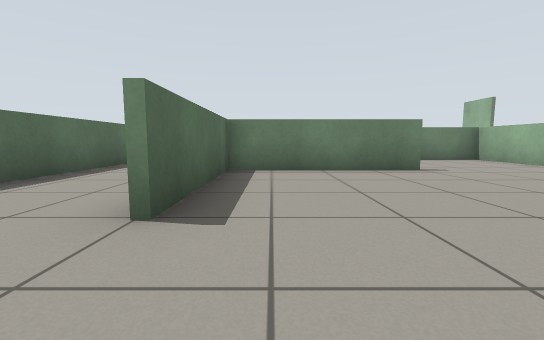
[1] (above)

17 first-person views from a walk through a robot-simulator world made for Gazebo. The camera is 0.57 m above the floor, tilts 6° down and sees 90° across. The floor is counted in squares, 1 m on a side. Each view is taken from the middle of a square. On the plan, view 1 faces up. The plan holds only what a view shows up to about 9 squares ahead; the rest is blank. The robots in the file are not drawn.

[2]
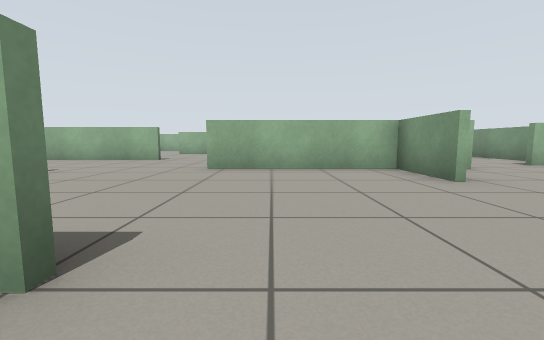

[3]
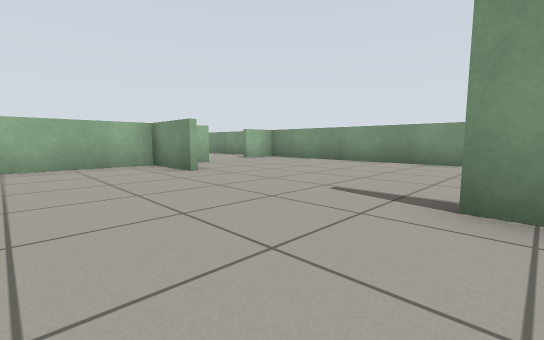

[4]
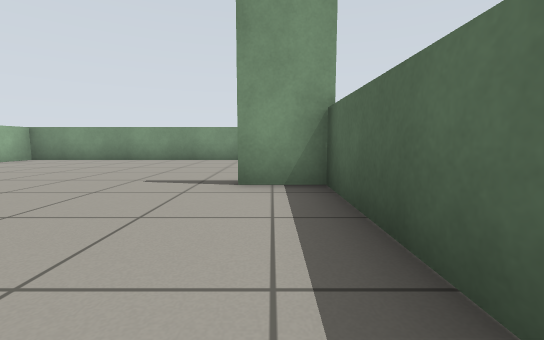

[5]
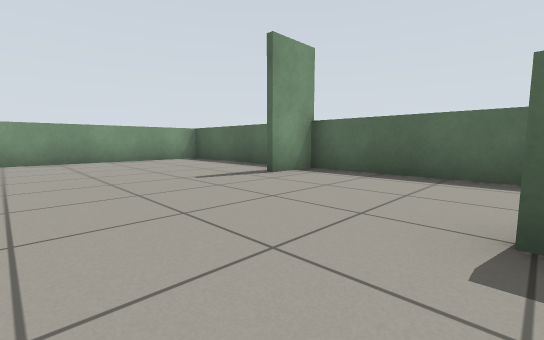

[6]
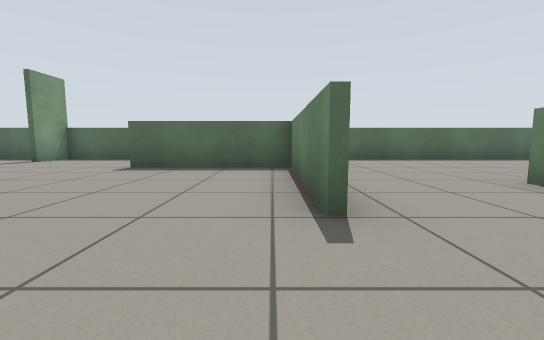

[7]
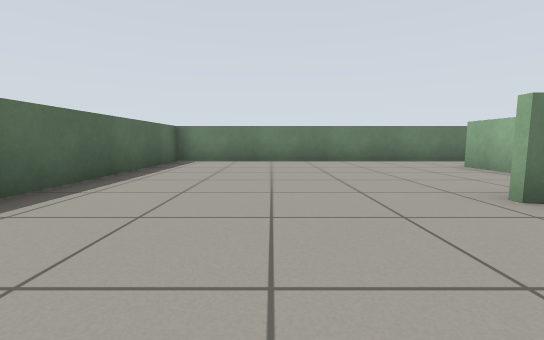

[8]
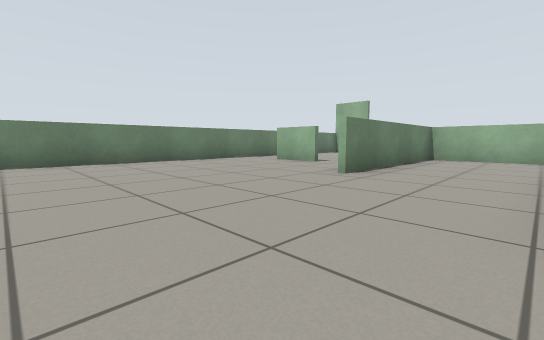

[9]
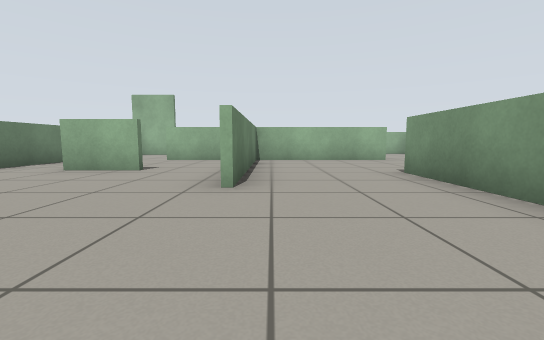

[10]
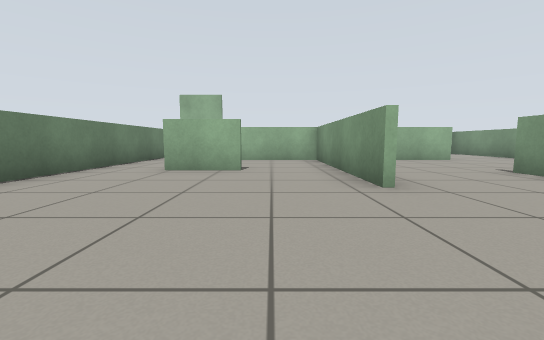

[11]
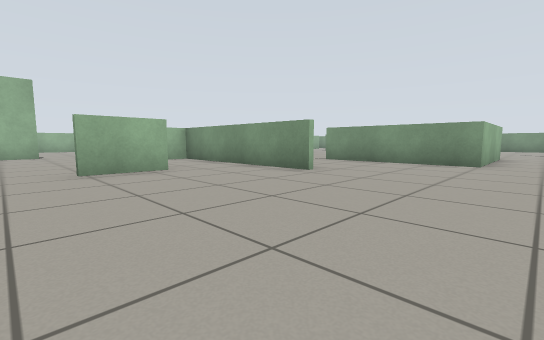

[12]
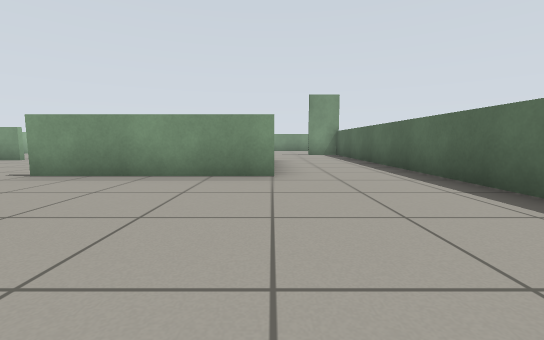

[13]
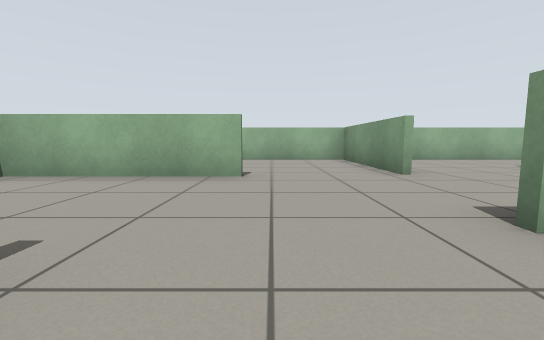

[14]
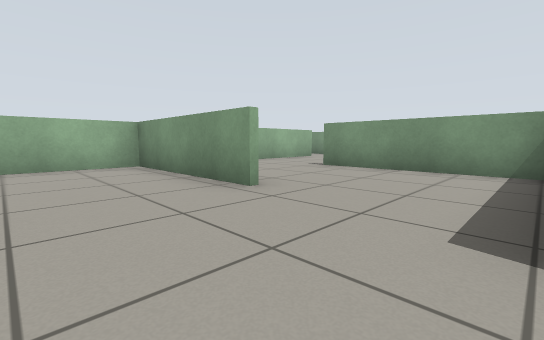

[15]
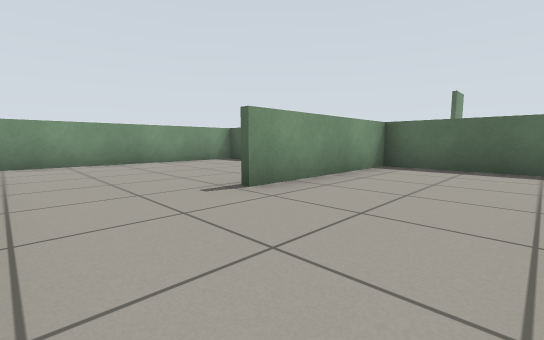

[16]
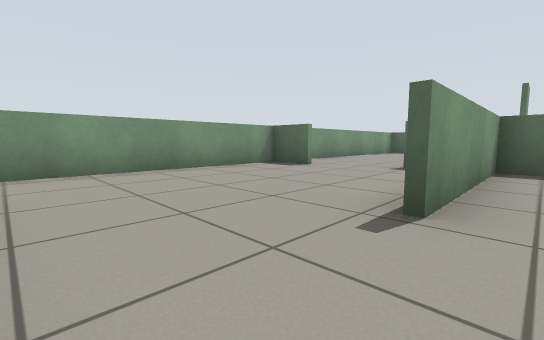

[17]
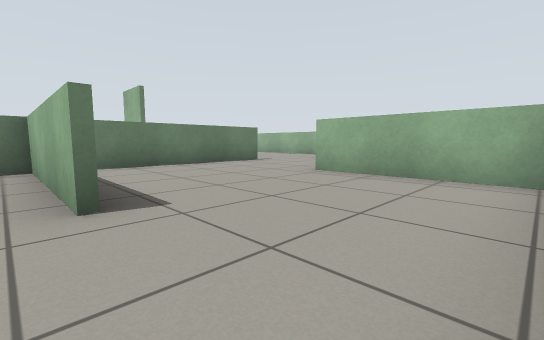

### Floor plan
Ten units are one square. View 1 is at (0, 0); x grows to the right and y downward. Boxes are objects, and circles mark ways between rooms. Rooms are numbered by the first view taken in them; rooms with no view inside come last. Other rooms are left out.
<svg viewBox="-42 -143 157 213">
<path fill="none" stroke="#000" d="M18 16 40 16M-10 -19 -10 -56M36 16 36 -24M-37 26 -37 61M36 32 36 27M-35 64 44 64M44 65 44 51M30 -54 -9 -54 -9 -19M-37 -66 -37 16 -25 16M64 -44 64 -85 12 -85M15 -56 30 -56M12 -86 24 -86M33 -105 33 -121M-10 -56 15 -56M24 -138 -37 -138 -37 -66M105 39 105 4M40 16 79 16M46 51 46 64M38 -11 38 16M44 64 101 64M71 -138 24 -138M24 -86 64 -86 64 -113M104 -85 74 -85M66 -18 105 -18 105 -54"/>
<circle cx="25" cy="-35" r="3" fill="#2a7"/>
<circle cx="-25" cy="-55" r="3" fill="#2a7"/>
<circle cx="50" cy="45" r="3" fill="#2a7"/>
<circle cx="20" cy="-65" r="3" fill="#2a7"/>
<circle cx="55" cy="-20" r="3" fill="#2a7"/>
<circle cx="70" cy="-35" r="3" fill="#2a7"/>
<circle cx="30" cy="-130" r="3" fill="#2a7"/>
<circle cx="30" cy="-95" r="3" fill="#2a7"/>
<text x="0" y="10">1</text>
<text x="40" y="-50">2</text>
<text x="-10" y="-100">3</text>
<text x="80" y="20">4</text>
<text x="50" y="-110">5</text>
<text x="90" y="-50">6</text>
</svg>
Room 1 opens to room 2. Room 1 opens to room 3. Room 1 opens to room 4. Room 2 opens to room 3. Room 2 opens to room 4. Room 2 opens to room 6. Room 3 opens to room 5.

Where each view was taken, in squares from view 1:
view 1: 0 up, 0 right, facing up
view 2: 1 up, 2 left, facing right
view 3: 1 up, 3 left, facing down-right
view 4: 2 up, 3 left, facing down
view 5: 2 up, 1 right, facing down-left
view 6: 5 up, 5 right, facing left
view 7: 6 up, 1 left, facing up
view 8: 6 up, 3 left, facing up-right
view 9: 8 up, 2 left, facing right
view 10: 10 up, 2 left, facing right
view 11: 13 up, 2 left, facing down-right
view 12: 10 up, 1 left, facing down
view 13: 4 up, 2 right, facing right
view 14: 4 up, 4 right, facing down-right
view 15: 1 up, 10 right, facing down-left
view 16: 1 down, 10 right, facing down-left
view 17: 2 up, 6 right, facing up-right
